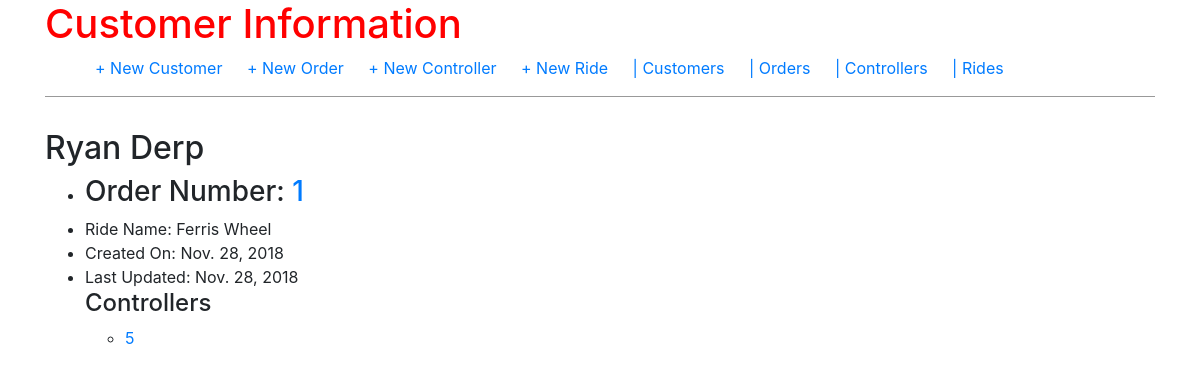
The app's page /customer/1/orders, older data.
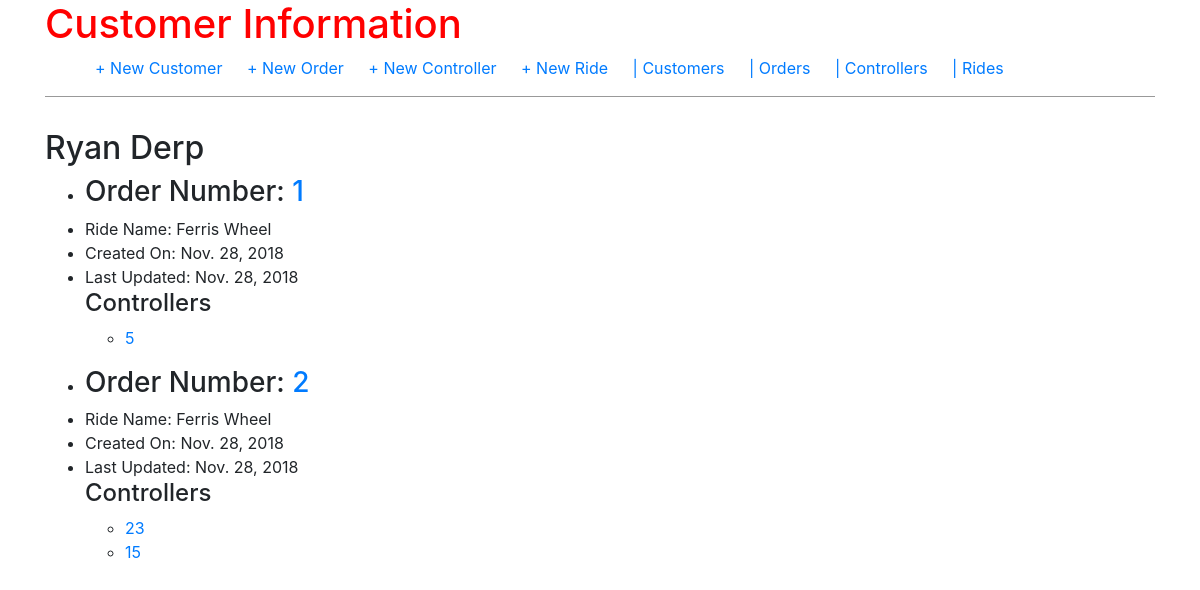
The same page, newer data.
### orders/models.py (models this page shows, shortened)
class Order(models.Model):
    order_number = models.AutoField(primary_key=True)
    customer_number = models.ForeignKey(Customer, on_delete=models.CASCADE, related_name='orders')
    date_created = models.DateField(auto_now_add=True)
    last_updated = models.DateField(auto_now=True)
    description = models.CharField(max_length=200, null=True, blank=True)
    ride = models.ForeignKey(Ride, on_delete=models.CASCADE, related_name='orders', null=True)

class Ride(models.Model):
    ride_name = models.CharField(max_length=100)
    def __str__(self):
        return self.ride_name

class Controller(models.Model):
    controller_number = models.IntegerField(unique=True)
    order = models.ForeignKey(Order, on_delete=models.CASCADE, related_name='controller')
    T8000 = models.IntegerField(null=True, blank=True)
    T4000 = models.IntegerField(null=True, blank=True)
    T1000 = models.IntegerField(null=True, blank=True)
    T1000s = models.IntegerField(null=True,blank=True)
    F16V3 = models.IntegerField(null=True, blank=True)
    F4V3 = models.IntegerField(null=True, blank=True)
    F2_Raspberry_Pi = models.IntegerField(null=True, blank=True)
    Raspberry_Pi = models.IntegerField(null=True, blank=True)
    Two_Forty_24_Volt = models.IntegerField(null=True, blank=True)
    Three_Twenty_24_Volt = models.IntegerField(null=True, blank=True)
    TP_Link = models.IntegerField(null=True, blank=True)
    Buck_Converter_24v_to_5v = models.IntegerField(null=True, blank=True)
    Buck_Converter_24v_to_12v = models.IntegerField(null=True, blank=True)
    controller_pictures = models.FileField(upload_to='controller_uploads/%Y/%m/%d', null=True)

### orders/views.py (the view)
# urls.py: path('customer/<int:pk>/orders', views.CustomerOrdersView.as_view(), name='customer_orders'),
class CustomerOrdersView(DetailView):
    model = Customer
    template_name = 'customer_orders.html'

### templates/customer_orders.html
{% extends 'base.html' %}
{% block content %}
<h2>{{ customer.customer_name }}</h2>
{% for order in customer.orders.all %}
<ul>
        <li><h3>Order Number: <a href="{% url 'order_detail' order.pk %}"> {{ order.pk }} </a></h3></li>
        <li>Ride Name: {{ order.ride }}</li>
        <li>Created On: {{ order.date_created }}</li>
        <li>Last Updated: {{ order.last_updated }}</li>
        {% if order.controller.all %}
        <h4>Controllers</h4>
        {% endif %}
        <ul>
        {% for controller in order.controller.all %}
        <li><a href="{% url 'controller_detail' controller.pk %}">{{ controller.controller_number }} </a></li>
        {% endfor %}
</ul>
</ul>
{% endfor %}
{% endblock content %}

Row changes from the older to the newer data that the page shows:
added Order: pk "2", ride "Ferris Wheel", date_created "Nov. 28, 2018", last_updated "Nov. 28, 2018", shows "Controllers"
added Controller: controller_number "23", shown under "2"
added Controller: controller_number "15", shown under "2"
